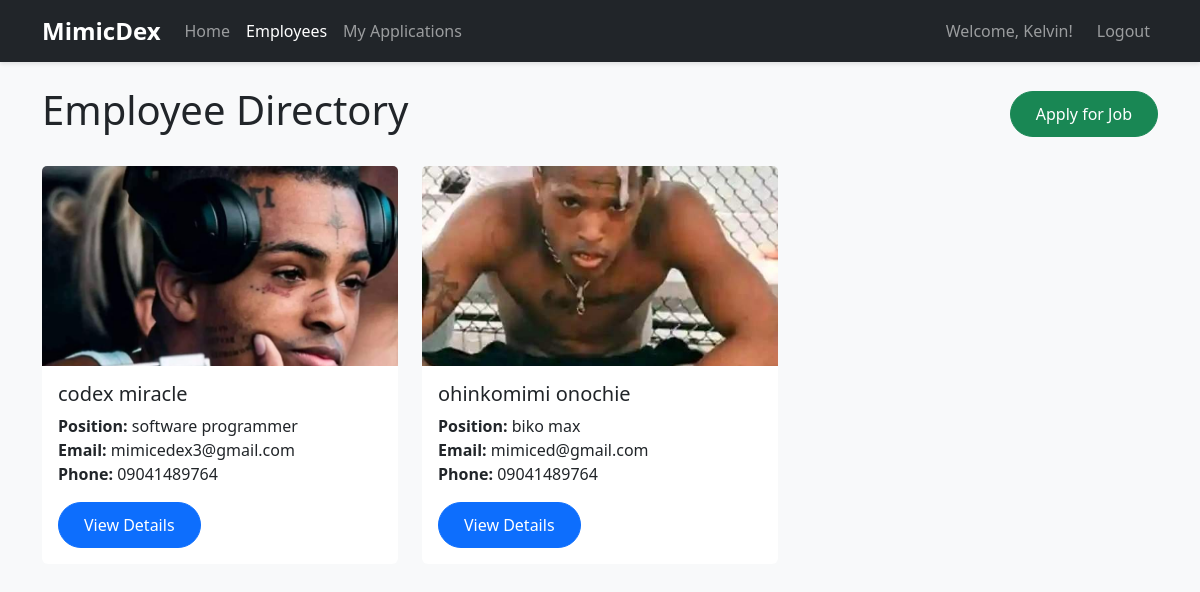
The app's page /employees/ (signed in) with its own data.
### employees/models.py (models this page shows, shortened)
class Employee(models.Model):
    first_name = models.CharField(max_length=100)
    last_name = models.CharField(max_length=100)
    photo = models.ImageField(upload_to='images')
    designation = models.CharField(max_length=100)
    email_address =models.EmailField(max_length=100, unique=True)
    Phone_number = models.CharField(max_length=12, blank=True)
    created_at = models.DateTimeField(auto_now_add=True)
    updated_at = models.DateTimeField(auto_now=True)

### employees/views.py (the view)
# urls.py: path('', views.employee_list, name='employee_list'),
@login_required
def employee_list(request):
    employees = Employee.objects.all()
    return render(request, 'employees/employee_list.html', {'employees': employees})

### templates/employees/employee_list.html (shortened to what this page needs)
{% load static %}
<!DOCTYPE html>
<html lang="en">
<head>
    <link href="https://cdn.jsdelivr.net/npm/bootstrap@5.3.8/dist/css/bootstrap.min.css" rel="stylesheet">
    <link rel="stylesheet" href="{% static 'css/style.css' %}">
</head>
<body>
    <nav class="navbar navbar-expand-lg navbar-dark bg-dark">
        <div class="container">
            <a class="navbar-brand" href="{% url 'home' %}">MimicDex</a>
            <div class="navbar-nav me-auto">
                <a class="nav-link" href="{% url 'home' %}">Home</a>
                <a class="nav-link active" href="{% url 'employees:employee_list' %}">Employees</a>
                {% if user.is_authenticated %}
                    <a class="nav-link" href="{% url 'employees:application_status' %}">My Applications</a>
                {% endif %}
            </div>
            <div class="navbar-nav">
                {% if user.is_authenticated %}
                    <span class="navbar-text me-3">Welcome, {{ user.first_name|default:user.username }}!</span>
                    <a class="nav-link" href="{% url 'logout' %}">Logout</a>
                {% else %}
                    <a class="nav-link" href="{% url 'login' %}">Login</a>
                    <a class="nav-link" href="{% url 'signup' %}">Sign Up</a>
                {% endif %}
            </div>
        </div>
    </nav>
    <div class="container mt-4">
        <div class="row">
            <div class="col-12">
                <div class="d-flex justify-content-between align-items-center mb-4">
                    <h1>Employee Directory</h1>
                    <a href="{% url 'employees:apply' %}" class="btn btn-success">
                         Apply for Job
                    </a>
                </div>
                {% if employees %}
                    <div class="row">
                        {% for employee in employees %}
                            <div class="col-md-6 col-lg-4 mb-4">
                                <div class="card h-100">
                                    {% if employee.photo %}
                                        <img src="{{ employee.photo.url }}" class="card-img-top" alt="{{ employee.first_name }}" style="height: 200px; object-fit: cover;">
                                    {% else %}
                                        <div class="card-img-top bg-light d-flex align-items-center justify-content-center" style="height: 200px;">
                                            <span class="text-muted">No Photo</span>
                                        </div>
                                    {% endif %}
                                    <div class="card-body">
                                        <h5 class="card-title">{{ employee.first_name }} {{ employee.last_name }}</h5>
                                        <p class="card-text">
                                            <strong>Position:</strong> {{ employee.designation }}<br>
                                            <strong>Email:</strong> {{ employee.email_address }}<br>
                                            {% if employee.Phone_number %}
                                                <strong>Phone:</strong> {{ employee.Phone_number }}
                                            {% endif %}
                                        </p>
                                        <a href="{% url 'employees:employee_detail' employee.pk %}" class="btn btn-primary">View Details</a>
                                    </div>
                                </div>
                            </div>
                        {% endfor %}
                    </div>
                {% else %}
                    <div class="alert alert-info">
                        <h4>No employees found</h4>
                        <p>There are currently no employees in the system. Contact your administrator to add employees.</p>
                    </div>
                {% endif %}
            </div>
        </div>
    </div>
</body>
</html>

### mysite/static/css/style.css (style rules this page uses)
body { font-family: 'Segoe UI', Tahoma, Geneva, Verdana, sans-serif; background-color: #f8f9fa; }
.navbar-brand { font-weight: bold; font-size: 1.5rem; }
.card { transition: transform 0.2s ease-in-out, box-shadow 0.2s ease-in-out; border: none; }
.btn { border-radius: 25px; padding: 10px 25px; font-weight: 500; }
.navbar { box-shadow: 0 2px 4px rgba(0,0,0,0.1); }

### records on screen
Employee: photo (picture), first_name "codex", last_name "miracle", designation "software programmer", email_address "mimicedex3@gmail.com", Phone_number "09041489764"
Employee: photo (picture), first_name "ohinkomimi", last_name "onochie", designation "biko max", email_address "mimiced@gmail.com", Phone_number "09041489764"

### other values on screen
{{ user.first_name|default:user.username }} "Kelvin"
